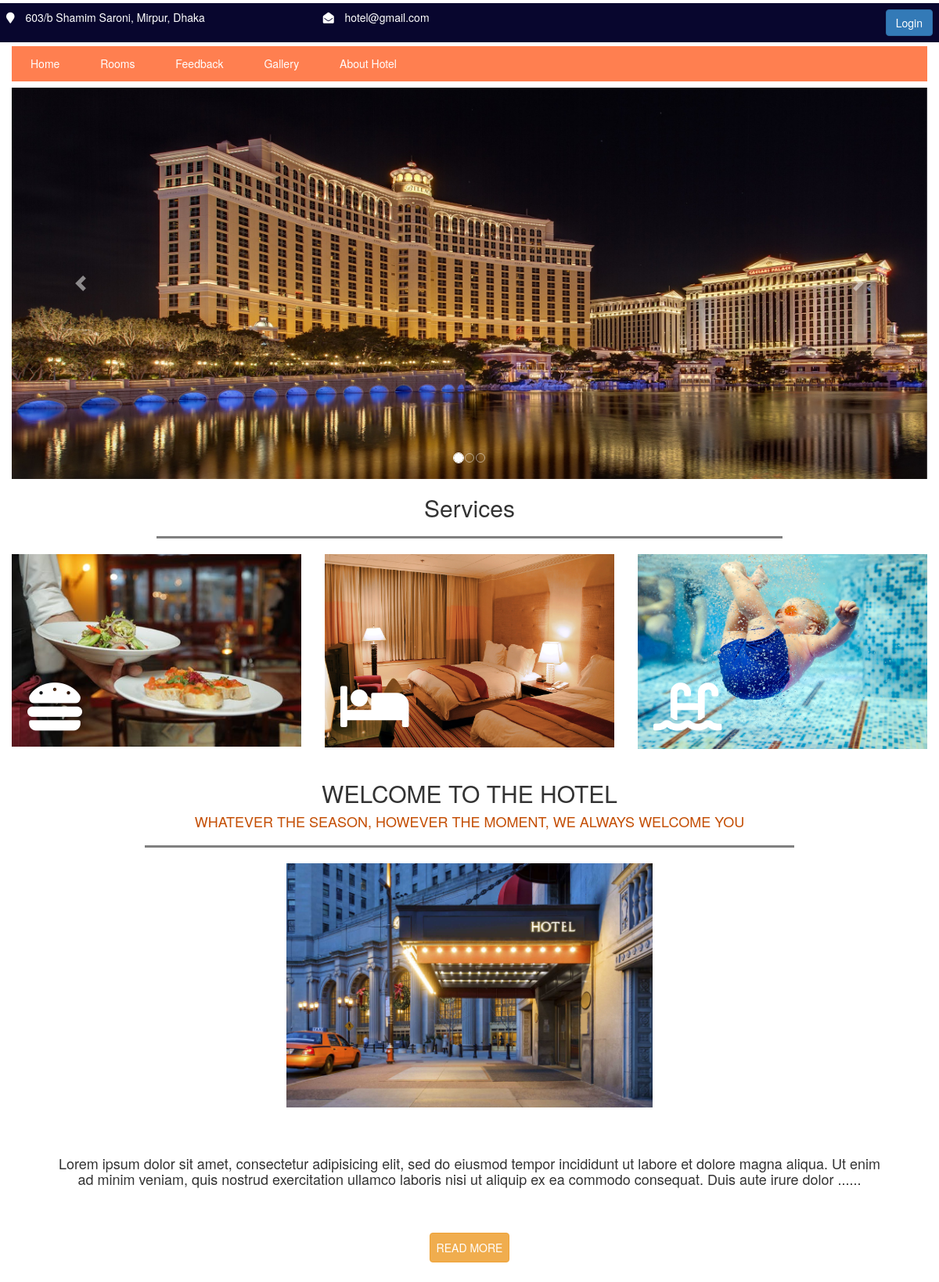
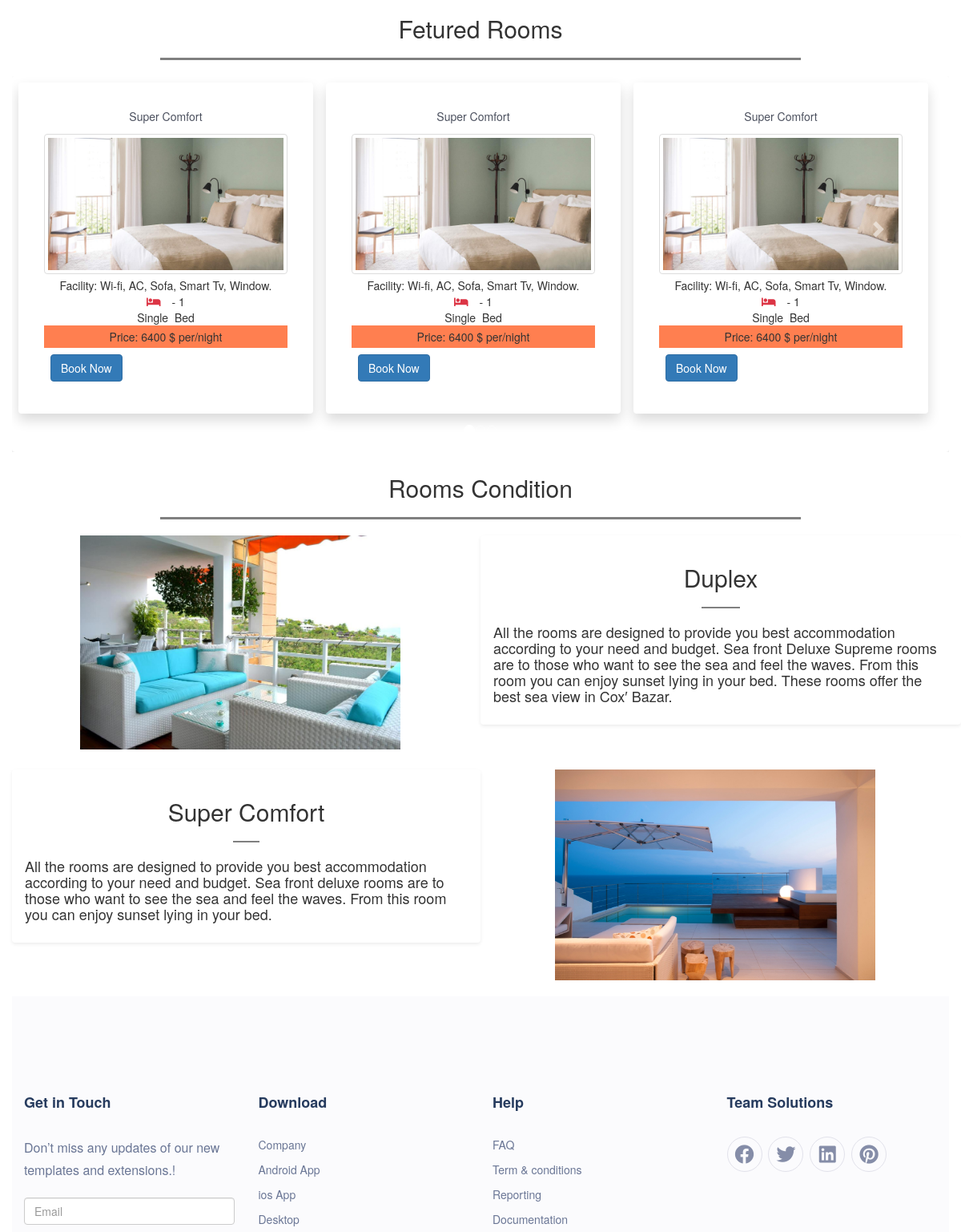
The page / (upper part) on the database its author committed (2 pictures, top to bottom).
### tables this page shows
CREATE TABLE `rooms` (
  `room_id` int(200) NOT NULL,
  `room_cat` text NOT NULL,
  `room_cat_id` int(50) NOT NULL,
  `no_bed` int(11) NOT NULL,
  `bedtype` varchar(200) NOT NULL,
  `facility` text NOT NULL,
  `price` int(50) NOT NULL,
  `photo` varchar(200) NOT NULL,
  `checkin` date NOT NULL,
  `checkout` date NOT NULL,
  `name` text NOT NULL,
  `phone` int(100) NOT NULL,
  `book` text NOT NULL
);

### index.php (the view, shortened to what this page needs)
<!DOCTYPE html>
<html>
<head>
	<link rel="stylesheet" href="https://maxcdn.bootstrapcdn.com/bootstrap/4.5.2/css/bootstrap.min.css">
	<link rel="stylesheet" href="https://cdnjs.cloudflare.com/ajax/libs/font-awesome/5.15.1/css/all.min.css" />
	<link rel="stylesheet" href="https://maxcdn.bootstrapcdn.com/font-awesome/4.3.0/css/font-awesome.min.css">
	<link rel="stylesheet" href="https://maxcdn.bootstrapcdn.com/bootstrap/3.4.1/css/bootstrap.min.css">
</head>
<body>
	<div class="container">
		<div class="row">
			<div style="background: #08062e;" class="col-md-12 col-sm-12 col-lg-12  p-2 mt-1">
				<div class="row">
					<div class=" col-lg-4 col-md-4">
						<p class="text-white"><i class="fas fa-map-marker"></i> 603/b Shamim Saroni, Mirpur, Dhaka</p>
					</div>
					<div class=" col-lg-4 col-md-4">
						<p class="text-white"><i class="fas fa-envelope-open"></i> hotel@gmail.com</p>
					</div>
					<div class=" col-lg-4 col-md-4">
						<?php
						if (isset($_SESSION['userSession']))
						{
							?>
							<span class="text-white"><i class="fas fa-user"></i> &nbsp;&nbsp;<?php echo $row['userName'];?></span><a class="btn btn-primary float-right" href="logout.php">Logout</a>
							<?php
						}
						else
						{
							?>
							<a class="btn btn-primary float-right" href="login.php">Login</a>
							<?php
						}
						?>
					</div>
				</div>
			</div>
		</div>
			<?php
			include_once 'menu_bar.php';
			?>
			<div id="carouselExampleIndicators" class="carousel slide mt-2 aaa" data-ride="carousel">
				<ol class="carousel-indicators">
					<li data-target="#carouselExampleIndicators" data-slide-to="0" class="active"></li>
					<li data-target="#carouselExampleIndicators" data-slide-to="1"></li>
					<li data-target="#carouselExampleIndicators" data-slide-to="2"></li>
				</ol>
				<div class="carousel-inner">
					<div class="carousel-item active">
						<img style="height: 500px;" class="d-block w-100 " src="image/cover1.jpg" alt="First slide">
					</div>
				</div>
				<a class="carousel-control-prev" href="#carouselExampleIndicators" role="button" data-slide="prev">
					<span class="carousel-control-prev-icon" aria-hidden="true"></span>
				</a>
				<a class="carousel-control-next" href="#carouselExampleIndicators" role="button" data-slide="next">
					<span class="carousel-control-next-icon" aria-hidden="true"></span>
				</a>
			</div>
			<div class="col-md-12">
				<p class="h2 text-center">Services</p>
				<hr style="height:3px;border-width:0;color:gray;background-color:gray; margin-right: 170px; margin-left: 170px">
			</div>
			<div class="row mt-3 mb-3">
				<div class="col-md-4">
					<div class="geeks" style="position: relative;">
						<img src=
						"image/food.jpeg"
						alt="Geeks Image" />
						<i class="fas fa-hamburger fa-5x text-white" style="position: absolute; top: 160px;left: 20px;"></i>
					</div>
				</div>
				<div class="col-md-4">
					<div class="geeks" style="position: relative;">
						<img src=
						"image/room.jpg"
						alt="Geeks Image" />
						<i class="fas fa-bed fa-5x text-white" style="position: absolute; top: 160px;left: 20px;"></i>
					</div>
				</div>
				<div class="col-md-4">
					<div class="geeks" style="position: relative;">
						<img src=
						"image/swi.jpg"
						alt="Geeks Image" />
						<i class="fas fa-swimming-pool fa-5x text-white" style="position: absolute; top: 160px;left: 20px;"></i>
					</div>
				</div>
			</div>
			<div class="row">
				<div class="col-md-12">
					<p class="h2 text-center">WELCOME TO THE HOTEL </p>
					<p class="h4 text-center" style="color: #c44e04;">WHATEVER <b>THE SEASON</b>, HOWEVER <b>THE MOMENT</b>, WE ALWAYS <b>WELCOME YOU</b></p>
					<hr style="height:3px;border-width:0;color:gray;background-color:gray; margin-right: 170px; margin-left: 170px">
					<div align="center">
						<img style="width: 40%;  align-content: center;" src="image/hotel.jpg">
					</div>
					<p class="p-5 text-center h4">Lorem ipsum dolor sit amet, consectetur adipisicing elit, sed do eiusmod
						tempor incididunt ut labore et dolore magna aliqua. Ut enim ad minim veniam,
						quis nostrud exercitation ullamco laboris nisi ut aliquip ex ea commodo
					consequat. Duis aute irure dolor ......</p>
					<div align="center" class="mt-2 mb-4">
						<a  class="btn btn-warning p-2" href="about.php" >READ MORE</a>
					</div>
				</div>
			</div>
			<div class="col-md-12">
				<p class="h2 text-center">Fetured Rooms</p>
				<hr style="height:3px;border-width:0;color:gray;background-color:gray; margin-right: 170px; margin-left: 170px">
			</div>
			<div id="carouselExampleIndicators1" class="carousel slide mt-2 aaa" data-ride="carousel">
				<ol class="carousel-indicators">
					<li data-target="#carouselExampleIndicators1" data-slide-to="0" class="active"></li>
					<li data-target="#carouselExampleIndicators1" data-slide-to="1"></li>
					<li data-target="#carouselExampleIndicators1" data-slide-to="2"></li>
				</ol>
				<div class="carousel-inner">
					<div class="carousel-item active shadow  bg-white rounded">
						<?php
						$sql=$conn->query("SELECT * FROM rooms LIMIT 1, 3");
						while ($row=mysqli_fetch_array($sql)) {
							?>
							<div class="card float-left m-2 ml-2 shadow p-3 mb-5 bg-white rounded" style="width: 23rem;">
								<div class="card-body">
									<h5 class="card-title text-center"><?php echo $row['room_cat']; ?></h5>
									<img class="img-thumbnail" src="admin/user_images/<?php echo $row['photo'];  ?>">
									<p class="card-text text-center">Facility: <?php echo $row['facility']; ?></p>
									<p class="text-center"><i class="fas fa-bed text-danger"></i> - <?php echo $row['no_bed']; ?></p>
									<p class="text-center"><?php echo $row['bedtype']; ?>&nbsp; Bed</p>
									<p class="text-center p-1" style="background-color: #ff7f50;"><?php echo "Price: ".$row['price']." $ per/night"; ?></p>
									<a href="booking.php?room_id=<?php echo $row['room_id']; ?>"class="btn btn-primary text-center m-2">Book Now</a>
								</div>
							</div>
							<?php
						}
						?>
					</div>
				</div>
				<a class="carousel-control-prev" href="#carouselExampleIndicators1" role="button" data-slide="prev">
					<span class="carousel-control-prev-icon" aria-hidden="true"></span>
				</a>
				<a class="carousel-control-next" href="#carouselExampleIndicators1" role="button" data-slide="next">
					<span class="carousel-control-next-icon" aria-hidden="true"></span>
				</a>
			</div>
			<div class="row mt-2 mb-2">
				<div class="col-md-12">
					<div class="col-md-12">
						<p class="h2 text-center">Rooms Condition</p>
						<hr style="height:3px;border-width:0;color:gray;background-color:gray; margin-right: 170px; margin-left: 170px">
					</div>
				</div>
				<div class="col-md-6">
					<div class="content">
						<img class="content-image" src="image/duplex.jpg">
				</div>
			</div>
			<div class="col-md-6 p-3 shadow-sm p-3 mb-5 bg-white rounded">
				<p class="text-center h2">Duplex</p>
				<hr style="height:2px;border-width:0;color:gray;background-color:gray; margin-left: 260px; margin-right: 260px;">
				<p class="h4">All the rooms are designed to provide you best accommodation according to your need and budget. Sea front Deluxe Supreme rooms are to those who want to see the sea and feel the waves. From this room you can enjoy sunset lying in your bed. These rooms offer the best sea view in Cox′ Bazar.</p>
			</div>
			<div class="col-md-12 mt-2 mb-2">
				<div class="col-md-6 p-3 shadow-sm p-3 mb-5 bg-white rounded">
					<p class="text-center h2">Super Comfort</p>
					<hr style="height:2px;border-width:0;color:gray;background-color:gray; margin-left: 260px; margin-right: 260px;">
					<p class="h4">All the rooms are designed to provide you best accommodation according to your need and budget. Sea front deluxe rooms are to those who want to see the sea and feel the waves. From this room you can enjoy sunset lying in your bed.</p>
				</div>
				<div class="col-md-6">
					<div class="content">
						<img class="content-image" src="image/super.jpeg">
				</div>
			</div>
		</div>
	</div>
	<?php
	include ('footer.php');
	?>
</div>
</body>
</html>

### menu_bar.php (shortened to what this page needs)
<link rel="stylesheet" type="text/css" href="css/style.css">
 <link href="//maxcdn.bootstrapcdn.com/font-awesome/4.1.0/css/font-awesome.min.css" rel="stylesheet">
<div id="navbar mt-5">
		<nav class="menu">
			<ul style="margin-top: 5px;">
				<li class="active">
					<a href="index.php">Home</a>
				</li>
				<li>
					<a href="rooms.php">Rooms</a>
				</li>
				<li>
					<a href="feedbach.php">Feedback</a>
				</li>
				<li>
					<a href="gallery.php">Gallery</a>
				</li>
				<li>
					<a href="about.php">About Hotel</a>
				</li>
			</ul>
		</nav>
	</div>

### footer.php (shortened to what this page needs)
<!DOCTYPE html>
<html>
<head>
	<link rel="stylesheet" href="https://maxcdn.bootstrapcdn.com/bootstrap/4.5.2/css/bootstrap.min.css">
	<link rel="stylesheet" href="https://cdnjs.cloudflare.com/ajax/libs/font-awesome/5.15.1/css/all.min.css" />
	<link rel="stylesheet" href="https://maxcdn.bootstrapcdn.com/bootstrap/3.4.1/css/bootstrap.min.css">
	<link rel="stylesheet" type="text/css" href="css/style.css">
</head>
<body>
 <footer class="new_footer_area bg_color">
    <div class="new_footer_top">
        <div class="container">
            <div class="row">
                <div class="col-lg-3 col-md-6">
                    <div class="f_widget company_widget wow fadeInLeft" data-wow-delay="0.2s" style="visibility: visible; animation-delay: 0.2s; animation-name: fadeInLeft;">
                        <h3 class="f-title f_600 t_color f_size_18">Get in Touch</h3>
                        <p>Don’t miss any updates of our new templates and extensions.!</p>
                        <form class="f_subscribe_two mailchimp" method="post" novalidate="true" _lpchecked="1">
                            <input type="text" name="sub_email" class="form-control memail" placeholder="Email">
                        </form>
                    </div>
                </div>
                <div class="col-lg-3 col-md-6">
                    <div class="f_widget about-widget pl_70 wow fadeInLeft" data-wow-delay="0.4s" style="visibility: visible; animation-delay: 0.4s; animation-name: fadeInLeft;">
                        <h3 class="f-title f_600 t_color f_size_18">Download</h3>
                        <ul class="list-unstyled f_list">
                            <li><a href="#">Company</a></li>
                            <li><a href="#">Android App</a></li>
                            <li><a href="#">ios App</a></li>
                            <li><a href="#">Desktop</a></li>
                        </ul>
                    </div>
                </div>
                <div class="col-lg-3 col-md-6">
                    <div class="f_widget about-widget pl_70 wow fadeInLeft" data-wow-delay="0.6s" style="visibility: visible; animation-delay: 0.6s; animation-name: fadeInLeft;">
                        <h3 class="f-title f_600 t_color f_size_18">Help</h3>
                        <ul class="list-unstyled f_list">
                            <li><a href="#">FAQ</a></li>
                            <li><a href="#">Term &amp; conditions</a></li>
                            <li><a href="#">Reporting</a></li>
                            <li><a href="#">Documentation</a></li>
                        </ul>
                    </div>
                </div>
                <div class="col-lg-3 col-md-6">
                    <div class="f_widget social-widget pl_70 wow fadeInLeft" data-wow-delay="0.8s" style="visibility: visible; animation-delay: 0.8s; animation-name: fadeInLeft;">
                        <h3 class="f-title f_600 t_color f_size_18">Team Solutions</h3>
                        <div class="f_social_icon">
                            <a href="#" class="fab fa-facebook"></a>
                            <a href="#" class="fab fa-twitter"></a>
                            <a href="#" class="fab fa-linkedin"></a>
                            <a href="#" class="fab fa-pinterest"></a>
                        </div>
                    </div>
                </div>
            </div>
        </div>
    </div>
</footer>
</body>
</html>

### css/style.css (style rules this page uses)
.geeks { overflow: hidden; margin: 0 auto; }
.geeks img { width: 100%; transition: 0.9s all ease-in-out; }
.new_footer_area { background: #fbfbfd; }
.new_footer_top { padding: 120px 0px 270px; position: relative; overflow-x: hidden; }
.new_footer_top .company_widget p { font-size: 16px; font-weight: 300; line-height: 28px; color: #6a7695; margin-bottom: 20px; }
.new_footer_top .f_widget.about-widget .f_list li { margin-bottom: 11px; }
.f_widget.about-widget .f_list li { margin-bottom: 15px; }
.f_widget.about-widget .f_list { margin-bottom: 0px; }
.new_footer_top .f_social_icon a { width: 44px; height: 44px; line-height: 43px; background: transparent; border: 1px solid #e2e2eb; font-size: 24px; }
.f_social_icon a { width: 46px; height: 46px; border-radius: 50%; font-size: 14px; line-height: 45px; color: #858da8; display: inline-block; background: #ebeef5; text-align: center; -webkit-transition: all 0.2s linear; -o-transition: all 0.2s linear; transition: all 0.2s linear; }
.new_footer_top .f_social_icon a + a { margin-left: 4px; }
.new_footer_top .f-title { margin-bottom: 30px; color: #263b5e; }
.f_600 { font-weight: 600; }
.f_size_18 { font-size: 18px; }
h1, h2, h3, h4, h5, h6 { color: #4b505e; }
.new_footer_top .f_widget.about-widget .f_list li a { color: #6a7695; }
*, *:before, *:after { box-sizing: border-box; }
html, div, span, applet, object, iframe, h1, h2, h3, h4, h5, h6, p, blockquote, pre, a, abbr, acronym, address, big, cite, code, del, dfn, em, img, ins, kbd, q, s, samp, small, strike, strong, sub, sup, tt, var, b, u, i, center, dl, dt, dd, ol, ul, li, fieldset, form, label, legend, table, caption, tbody, tfoot, thead, tr, th, td, article, aside, canvas, details, embed, figure, figcaption, footer, header, hgroup, menu, nav, output, ruby, section, summary, time, mark, audio, video { margin: 0; padding: 0; border: 0; font-size: 100%; font: inherit; vertical-align: baseline; }
article, aside, details, figcaption, figure, footer, header, hgroup, menu, nav, section { display: block; }
ol, ul { list-style: none; }
nav.menu { background: coral; position: relative; min-height: 45px; }
.menu > ul > li { list-style: none; display: inline-block; color: #fff; line-height: 45px; }
.menu > ul li a, .xs-menu li a { text-decoration: none; color: #fff; display:block; padding: 0px 24px; }
i { margin-right: 10px; }
a { text-decoration: none; }
.container { max-width: 1200px; margin: 0 auto; width: 100%; }
.card { position: relative; display: flex; flex-direction: column; min-width: 0; word-wrap: break-word; background-color: #fff; background-clip: border-box; border: 0 solid rgba(0,0,0,.125); border-radius: .25rem; }
.card-body { flex: 1 1 auto; min-height: 1px; padding: 1rem; }
.mb-3, .my-3 { margin-bottom: 1rem!important; }
.content { position: relative; width: 90%; max-width: 400px; margin: auto; overflow: hidden; }
.content-image { width: 100%; }

### rows shown on the page
rooms: room_cat "Super Comfort", photo (picture), facility "Wi-fi, AC, Sofa, Smart Tv, Window.", no_bed "1", bedtype "Single", price "6400"
rooms: room_cat "Super Comfort", photo (picture), facility "Wi-fi, AC, Sofa, Smart Tv, Window.", no_bed "1", bedtype "Single", price "6400"
rooms: room_cat "Super Comfort", photo (picture), facility "Wi-fi, AC, Sofa, Smart Tv, Window.", no_bed "1", bedtype "Single", price "6400"
